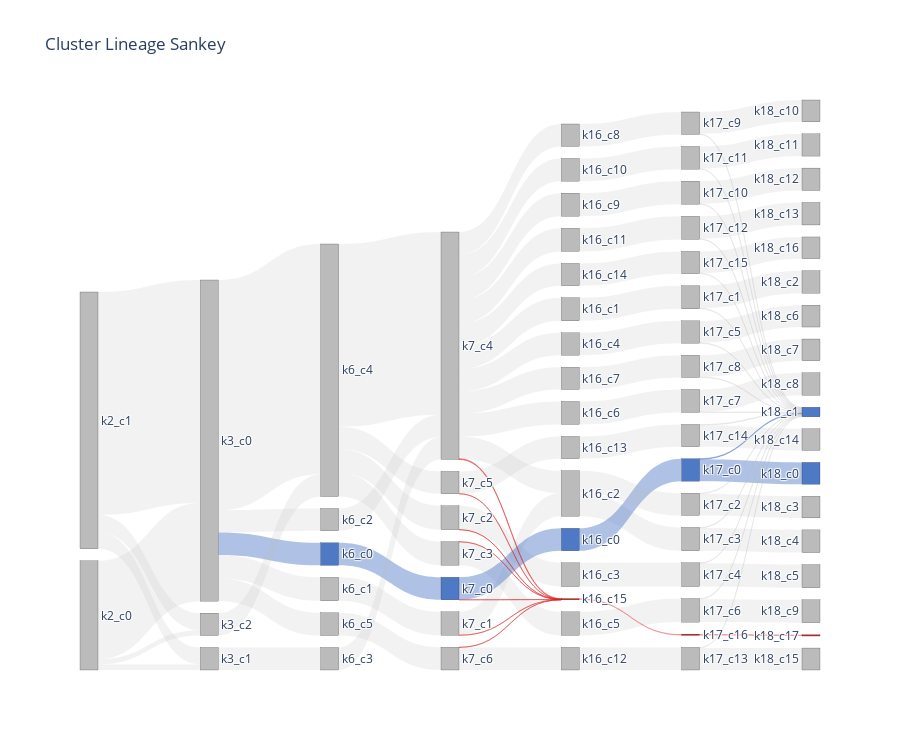

The notebook cell saved with this chart:
### Code cell
fig = go.Figure(go.Sankey(
    arrangement="snap",   # 🔥 자동 레이아웃 사용
    node=dict(
        label=nodes,
        color=node_colors,
        pad=12,
        thickness=18,
        line=dict(color="black", width=0.2),
    ),
    link=dict(
        source=[idx[s] for s in flow_df.source],
        target=[idx[t] for t in flow_df.target],
        value=flow_df.value,
        color=link_colors
    )
))

fig.update_layout(height=750, title="Cluster Lineage Sankey")
fig.show()

### Figure 1 — Plotly figure (JSON) as saved in the notebook; plotly's stock layout.template omitted (floating-point values rounded to 4 significant figures)
{"data": [{"arrangement": "snap", "link": {"color": ["rgba(180,180,180,0.18)", "rgba(180,180,180,0.18)", "rgba(180,180,180,0.18)", "rgba(180,180,180,0.18)", "rgba(180,180,180,0.18)", "rgba(180,180,180,0.18)", "rgba(180,180,180,0.18)", "rgba(180,180,180,0.18)", "rgba(180,180,180,0.18)", "rgba(180,180,180,0.18)", "rgba(180,180,180,0.18)", "rgba(180,180,180,0.18)", "rgba(180,180,180,0.18)", "rgba(180,180,180,0.18)", "rgba(180,180,180,0.18)", "rgba(180,180,180,0.18)", "rgba(180,180,180,0.18)", "rgba(180,180,180,0.18)", "rgba(180,180,180,0.18)", "rgba(180,180,180,0.18)", "rgba(180,180,180,0.18)", "rgba(180,180,180,0.18)", "rgba(180,180,180,0.18)", "rgba(180,180,180,0.18)", "rgba(180,180,180,0.18)", "rgba(180,180,180,0.18)", "rgba(180,180,180,0.18)", "rgba(180,180,180,0.18)", "rgba(180,180,180,0.18)", "rgba(180,180,180,0.18)", "rgba(180,180,180,0.18)", "rgba(78,121,197,0.45)", "rgba(78,121,197,0.45)", "rgba(180,180,180,0.18)", "rgba(78,121,197,0.45)", "rgba(78,121,197,0.45)", "rgba(180,180,180,0.18)", "rgba(180,180,180,0.18)", "rgba(180,180,180,0.18)", "rgba(180,180,180,0.18)", "rgba(180,180,180,0.18)", "rgba(180,180,180,0.18)", "rgba(180,180,180,0.18)", "rgba(180,180,180,0.18)", "rgba(180,180,180,0.18)", "rgba(180,180,180,0.18)", "rgba(180,180,180,0.18)", "rgba(180,180,180,0.18)", "rgba(180,180,180,0.18)", "rgba(180,180,180,0.18)", "rgba(180,180,180,0.18)", "rgba(180,180,180,0.18)", "rgba(180,180,180,0.18)", "rgba(180,180,180,0.18)", "rgba(180,180,180,0.18)", "rgba(180,180,180,0.18)", "rgba(180,180,180,0.18)", "rgba(180,180,180,0.18)", "rgba(180,180,180,0.18)", "rgba(78,121,197,0.45)", "rgba(180,180,180,0.18)", "rgba(180,180,180,0.18)", "rgba(180,180,180,0.18)", "rgba(180,180,180,0.18)", "rgba(180,180,180,0.18)", "rgba(180,180,180,0.18)", "rgba(180,180,180,0.18)", "rgba(180,180,180,0.18)", "rgba(180,180,180,0.18)", "rgba(180,180,180,0.18)", "rgba(218,34,34,0.45)", "rgba(218,34,34,0.45)", "rgba(218,34,34,0.45)", "rgba(180,180,180,0.18)", "rgba(180,180,180,0.18)", "rgba(180,180,180,0.18)", "rgba(180,180,180,0.18)", "rgba(180,180,180,0.18)", "rgba(180,180,180,0.18)", "rgba(78,121,197,0.45)", "rgba(180,180,180,0.18)", "rgba(180,180,180,0.18)", "rgba(180,180,180,0.18)", "rgba(180,180,180,0.18)", "rgba(180,180,180,0.18)", "rgba(180,180,180,0.18)", "rgba(180,180,180,0.18)", "rgba(180,180,180,0.18)", "rgba(180,180,180,0.18)", "rgba(218,34,34,0.45)", "rgba(218,34,34,0.45)", "rgba(218,34,34,0.45)", "rgba(218,34,34,0.45)", "rgba(218,34,34,0.45)", "rgba(218,34,34,0.45)"], "source": [53, 52, 60, 51, 60, 9, 64, 60, 11, 65, 53, 57, 8, 63, 27, 66, 1, 66, 3, 66, 15, 12, 66, 29, 2, 66, 61, 26, 53, 4, 68, 53, 56, 59, 62, 0, 54, 30, 20, 17, 14, 66, 18, 10, 66, 55, 60, 66, 6, 67, 5, 58, 53, 66, 8, 66, 19, 13, 21, 16, 32, 28, 31, 23, 25, 22, 52, 52, 51, 51, 7, 24, 66, 17, 22, 18, 20, 26, 21, 16, 29, 32, 27, 25, 23, 28, 19, 30, 31, 63, 64, 68, 67, 62, 65], "target": [60, 53, 66, 53, 64, 27, 9, 65, 29, 11, 57, 63, 26, 8, 46, 1, 17, 3, 20, 15, 18, 30, 12, 50, 19, 2, 68, 45, 61, 21, 4, 56, 62, 66, 0, 16, 59, 49, 38, 43, 32, 14, 37, 28, 10, 60, 67, 6, 23, 5, 22, 66, 58, 8, 25, 13, 36, 31, 40, 33, 35, 47, 48, 41, 44, 39, 55, 54, 54, 55, 24, 42, 7, 34, 34, 34, 34, 34, 34, 34, 34, 34, 34, 34, 34, 34, 34, 34, 34, 7, 7, 7, 7, 7, 7], "value": [27319, 26459, 21685, 11660, 2833, 2822, 2822, 2801, 2794, 2794, 2785, 2785, 2771, 2771, 2753, 2748, 2748, 2744, 2744, 2741, 2741, 2728, 2728, 2722, 2697, 2697, 2695, 2695, 2695, 2684, 2684, 2678, 2678, 2670, 2670, 2670, 2670, 2669, 2668, 2666, 2665, 2665, 2663, 2658, 2658, 2654, 2654, 2650, 2650, 2644, 2644, 2642, 2642, 2639, 2639, 2636, 2636, 2636, 2608, 2595, 2594, 2591, 2583, 2582, 2571, 2563, 2016, 2007, 663, 638, 152, 152, 91, 82, 81, 78, 76, 76, 76, 75, 72, 71, 69, 68, 68, 67, 61, 59, 53, 14, 11, 11, 10, 8, 7]}, "node": {"color": ["#4E79C5", "#BBBBBB", "#BBBBBB", "#BBBBBB", "#BBBBBB", "#BBBBBB", "#BBBBBB", "#DA2222", "#BBBBBB", "#BBBBBB", "#BBBBBB", "#BBBBBB", "#BBBBBB", "#BBBBBB", "#BBBBBB", "#BBBBBB", "#4E79C5", "#BBBBBB", "#BBBBBB", "#BBBBBB", "#BBBBBB", "#BBBBBB", "#BBBBBB", "#BBBBBB", "#DA2222", "#BBBBBB", "#BBBBBB", "#BBBBBB", "#BBBBBB", "#BBBBBB", "#BBBBBB", "#BBBBBB", "#BBBBBB", "#4E79C5", "#4E79C5", "#BBBBBB", "#BBBBBB", "#BBBBBB", "#BBBBBB", "#BBBBBB", "#BBBBBB", "#BBBBBB", "#DA2222", "#BBBBBB", "#BBBBBB", "#BBBBBB", "#BBBBBB", "#BBBBBB", "#BBBBBB", "#BBBBBB", "#BBBBBB", "#BBBBBB", "#BBBBBB", "#BBBBBB", "#BBBBBB", "#BBBBBB", "#4E79C5", "#BBBBBB", "#BBBBBB", "#BBBBBB", "#BBBBBB", "#BBBBBB", "#4E79C5", "#BBBBBB", "#BBBBBB", "#BBBBBB", "#BBBBBB", "#BBBBBB", "#BBBBBB"], "label": ["k16_c0", "k16_c1", "k16_c10", "k16_c11", "k16_c12", "k16_c13", "k16_c14", "k16_c15", "k16_c2", "k16_c3", "k16_c4", "k16_c5", "k16_c6", "k16_c7", "k16_c8", "k16_c9", "k17_c0", "k17_c1", "k17_c10", "k17_c11", "k17_c12", "k17_c13", "k17_c14", "k17_c15", "k17_c16", "k17_c2", "k17_c3", "k17_c4", "k17_c5", "k17_c6", "k17_c7", "k17_c8", "k17_c9", "k18_c0", "k18_c1", "k18_c10", "k18_c11", "k18_c12", "k18_c13", "k18_c14", "k18_c15", "k18_c16", "k18_c17", "k18_c2", "k18_c3", "k18_c4", "k18_c5", "k18_c6", "k18_c7", "k18_c8", "k18_c9", "k2_c0", "k2_c1", "k3_c0", "k3_c1", "k3_c2", "k6_c0", "k6_c1", "k6_c2", "k6_c3", "k6_c4", "k6_c5", "k7_c0", "k7_c1", "k7_c2", "k7_c3", "k7_c4", "k7_c5", "k7_c6"], "line": {"color": "black", "width": 0.2}, "pad": 12, "thickness": 18}, "type": "sankey"}], "layout": {"height": 750, "title": {"text": "Cluster Lineage Sankey"}}}
